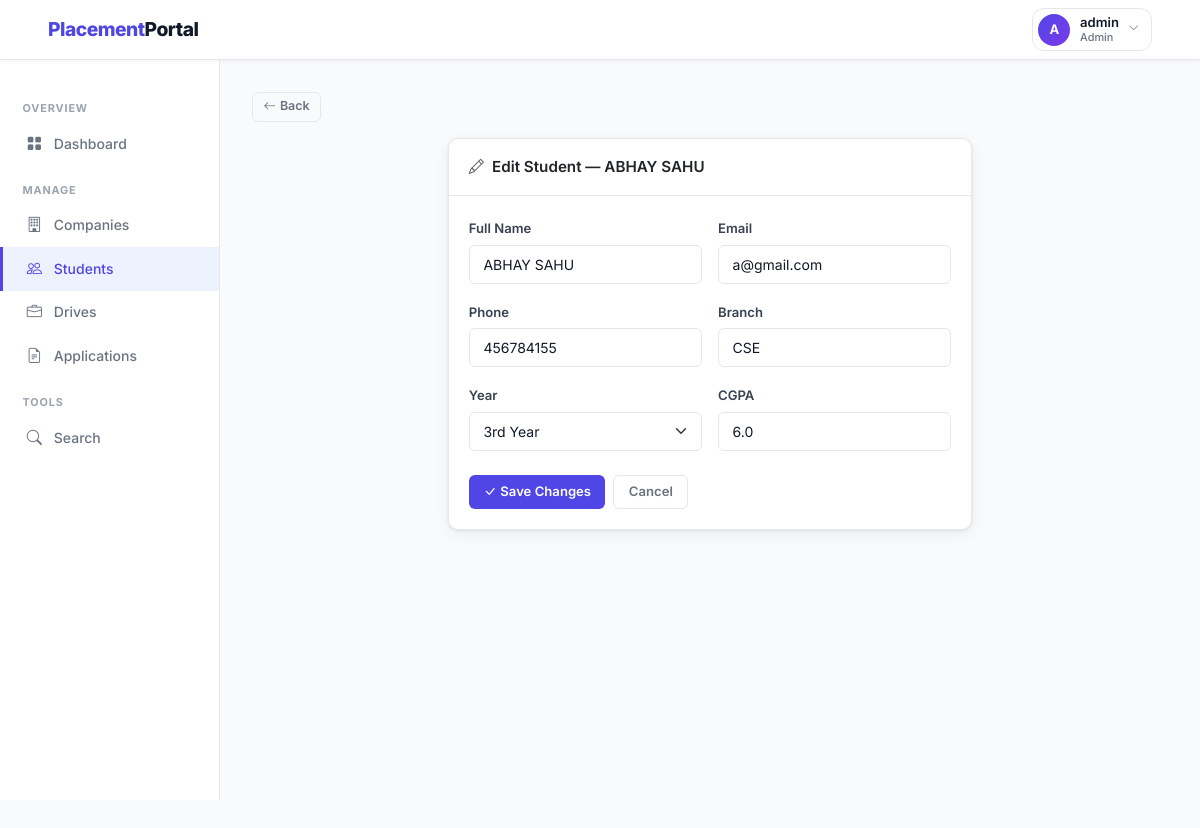
Page /admin/students/2/edit (signed in) on the committed database.
### backend/models.py (models this page shows, shortened)
class Student(db.Model):
    __tablename__ = 'student'
    id = db.Column(db.Integer, primary_key=True)
    full_name = db.Column(db.String(100), nullable=False)
    email = db.Column(db.String(120), unique=True, nullable=False)
    password_hash = db.Column(db.String(256), nullable=False)
    phone = db.Column(db.String(20))
    branch = db.Column(db.String(100))
    year = db.Column(db.String(20))
    cgpa = db.Column(db.Float)
    skills = db.Column(db.Text)
    resume_path = db.Column(db.String(300))
    is_active = db.Column(db.Boolean, default=True)
    registered_at = db.Column(db.DateTime, default=datetime.utcnow)
    applications = db.relationship('Application', backref='student', lazy=True,
                                   cascade='all, delete-orphan')

### backend/routes.py (the view, shortened to what this page needs)
    @app.route('/admin/students/<int:student_id>/edit', methods=['GET', 'POST'])
    @login_required('admin')
    def admin_edit_student(student_id):
        student = Student.query.get_or_404(student_id)
        return render_template('admin/edit_student.html', student=student)

### backend/routes.py (called while the page is built)
def login_required(role):
    def decorator(f):
        @wraps(f)
        def decorated_function(*args, **kwargs):
            if 'user_id' not in session:
                flash('Please log in to continue.', 'warning')
                return redirect(url_for('auth_login', role=role))
            if session.get('role') != role:
                flash('You do not have permission to view that page.', 'danger')
                return redirect(url_for('home'))
            return f(*args, **kwargs)
        return decorated_function
    return decorator

### templates/admin/edit_student.html (shortened to what this page needs)
{% extends 'layout_dashboard.html' %}
{% block sidebar %}
  <div class="sidebar-section">Overview</div>
  <a href="{{ url_for('admin_dashboard') }}" class="sidebar-link"><i class="bi bi-grid-fill"></i> Dashboard</a>
  <div class="sidebar-section">Manage</div>
  <a href="{{ url_for('admin_companies') }}" class="sidebar-link"><i class="bi bi-building"></i> Companies</a>
  <a href="{{ url_for('admin_students') }}" class="sidebar-link active"><i class="bi bi-people"></i> Students</a>
  <a href="{{ url_for('admin_drives') }}" class="sidebar-link"><i class="bi bi-briefcase"></i> Drives</a>
  <a href="{{ url_for('admin_applications') }}" class="sidebar-link"><i class="bi bi-file-earmark-text"></i> Applications</a>
  <div class="sidebar-section">Tools</div>
  <a href="{{ url_for('admin_search') }}" class="sidebar-link"><i class="bi bi-search"></i> Search</a>
{% endblock %}
{% block content %}
<div class="mb-3">
  <a href="{{ url_for('admin_student_detail', student_id=student.id) }}" class="btn btn-outline-secondary btn-sm">
    <i class="bi bi-arrow-left me-1"></i>Back
  </a>
</div>
<div class="row justify-content-center">
  <div class="col-lg-7">
    <div class="card">
      <div class="card-header">
        <span><i class="bi bi-pencil me-2 text-muted"></i>Edit Student — {{ student.full_name }}</span>
      </div>
      <div class="card-body">
        <form method="POST" action="{{ url_for('admin_edit_student', student_id=student.id) }}">
          <div class="row g-3">
            <div class="col-md-6">
              <label class="form-label">Full Name</label>
              <input type="text" name="full_name" class="form-control" value="{{ student.full_name }}" required>
            </div>
            <div class="col-md-6">
              <label class="form-label">Email</label>
              <input type="email" name="email" class="form-control" value="{{ student.email }}" required>
            </div>
            <div class="col-md-6">
              <label class="form-label">Phone</label>
              <input type="text" name="phone" class="form-control" value="{{ student.phone or '' }}">
            </div>
            <div class="col-md-6">
              <label class="form-label">Branch</label>
              <input type="text" name="branch" class="form-control" value="{{ student.branch or '' }}">
            </div>
            <div class="col-md-6">
              <label class="form-label">Year</label>
              <select name="year" class="form-select">
                {% for yr in ['1st Year','2nd Year','3rd Year','4th Year'] %}
                <option value="{{ yr }}" {{ 'selected' if student.year == yr }}>{{ yr }}</option>
                {% endfor %}
              </select>
            </div>
            <div class="col-md-6">
              <label class="form-label">CGPA</label>
              <input type="number" step="0.01" min="0" max="10" name="cgpa"
                     class="form-control" value="{{ student.cgpa or '' }}">
            </div>
          </div>
          <div class="d-flex gap-2 mt-4">
            <button type="submit" class="btn btn-primary">
              <i class="bi bi-check-lg me-1"></i>Save Changes
            </button>
            <a href="{{ url_for('admin_student_detail', student_id=student.id) }}"
               class="btn btn-outline-secondary">Cancel</a>
          </div>
        </form>
      </div>
    </div>
  </div>
</div>
{% endblock %}

### static/css/styles.css (style rules this page uses)
:root { --primary: #4f46e5; --primary-dk: #3730a3; --primary-lt: #eef2ff; --success: #16a34a; --danger: #dc2626; --warning: #d97706; --info: #0891b2; --dark: #111827; --muted: #6b7280; --border: #e5e7eb; --bg: #f9fafb; --white: #ffffff; --card-shadow: 0 1px 3px rgba(0,0,0,.08), 0 4px 16px rgba(0,0,0,.06); --radius: 10px; --radius-sm: 6px; --font: 'Inter', -apple-system, BlinkMacSystemFont, 'Segoe UI', sans-serif; }
*, *::before, *::after { box-sizing: border-box; margin: 0; padding: 0; }
body { font-family: var(--font); background: var(--bg); color: var(--dark); min-height: 100vh; font-size: 14.5px; line-height: 1.6; }
a { color: var(--primary); text-decoration: none; }
.sidebar-link { display: flex; align-items: center; gap: .65rem; padding: .6rem 1.4rem; color: var(--muted); font-weight: 500; font-size: .875rem; border-left: 3px solid transparent; transition: all .18s; }
.sidebar-link:hover, .sidebar-link.active { color: var(--primary); background: var(--primary-lt); border-left-color: var(--primary); text-decoration: none; }
.sidebar-link i { width:18px; text-align:center; font-size:.95rem; }
.sidebar-section { font-size: .68rem; font-weight: 700; text-transform: uppercase; letter-spacing: .08em; color: #9ca3af; padding: 1rem 1.4rem .3rem; }
.card { background: var(--white); border: 1px solid var(--border) !important; border-radius: var(--radius) !important; box-shadow: var(--card-shadow); }
.card-header { background: var(--white) !important; border-bottom: 1px solid var(--border) !important; padding: 1rem 1.25rem !important; font-weight: 600; font-size: .95rem; border-radius: var(--radius) var(--radius) 0 0 !important; display: flex; align-items: center; justify-content: space-between; }
.card-body { padding: 1.25rem !important; }
.btn { font-family: var(--font); font-weight: 600; font-size: .82rem; border-radius: var(--radius-sm); padding: .4rem .9rem; transition: all .18s; border: none; cursor: pointer; }
.btn-primary { background:var(--primary); color:#fff; }
.btn-outline-secondary { background:transparent; border:1.5px solid var(--border); color:var(--muted); }
.btn-sm { padding:.28rem .65rem; font-size:.78rem; }
.form-label { font-size:.82rem; font-weight:600; color:#374151; margin-bottom:.35rem; }
.form-control, .form-select { font-family: var(--font); font-size: .875rem; border: 1.5px solid var(--border); border-radius: var(--radius-sm); padding: .5rem .85rem; transition: border-color .18s, box-shadow .18s; color: var(--dark); }

### rows in the picture
Student: full_name "ABHAY SAHU", email "a@gmail.com", phone "456784155", branch "CSE", cgpa "6.0"

### other values in the picture
{{ session.name[0]|upper if session.name else '?' }} "A"
{{ session.name }} "admin"
{{ session.role|capitalize }} "Admin"
form field year "3rd Year"
